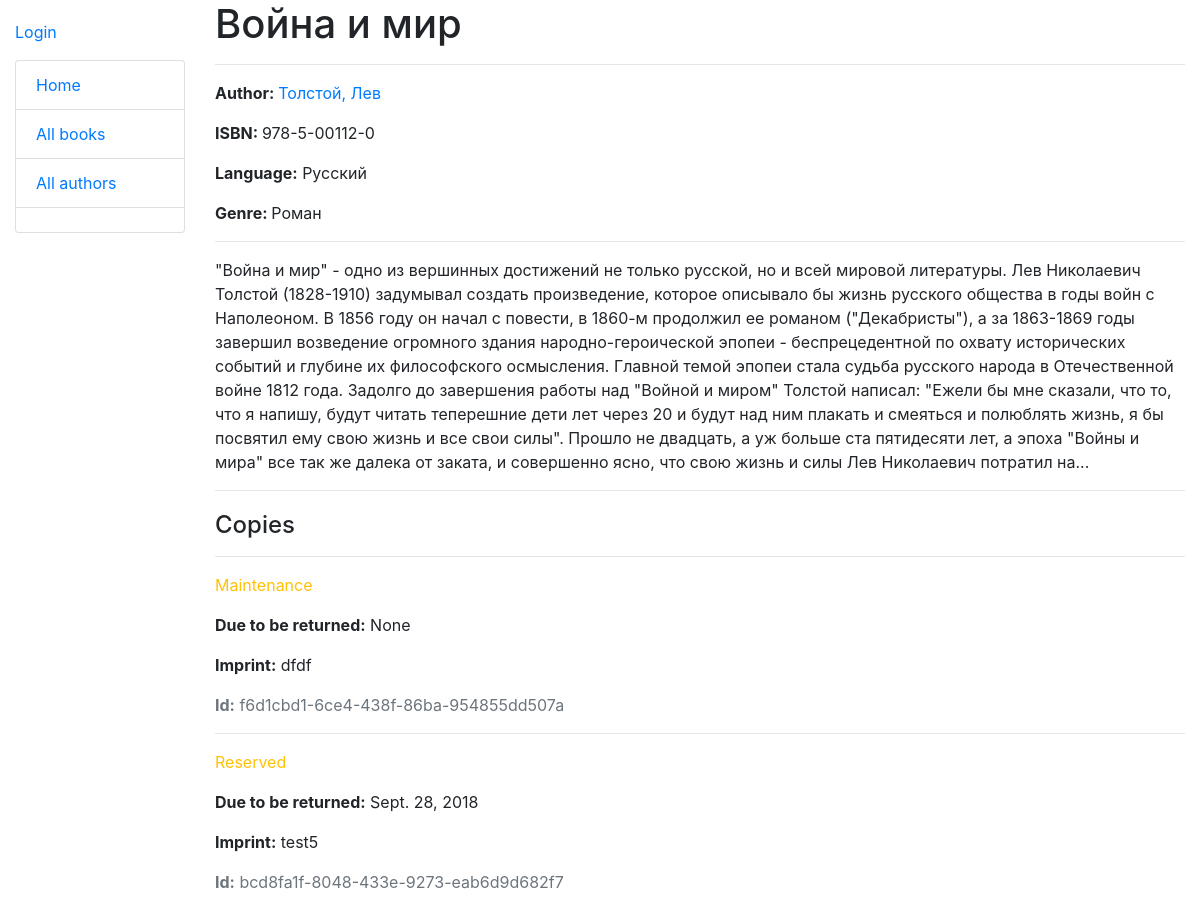
Page /catalog/book/6 on the earlier database version.
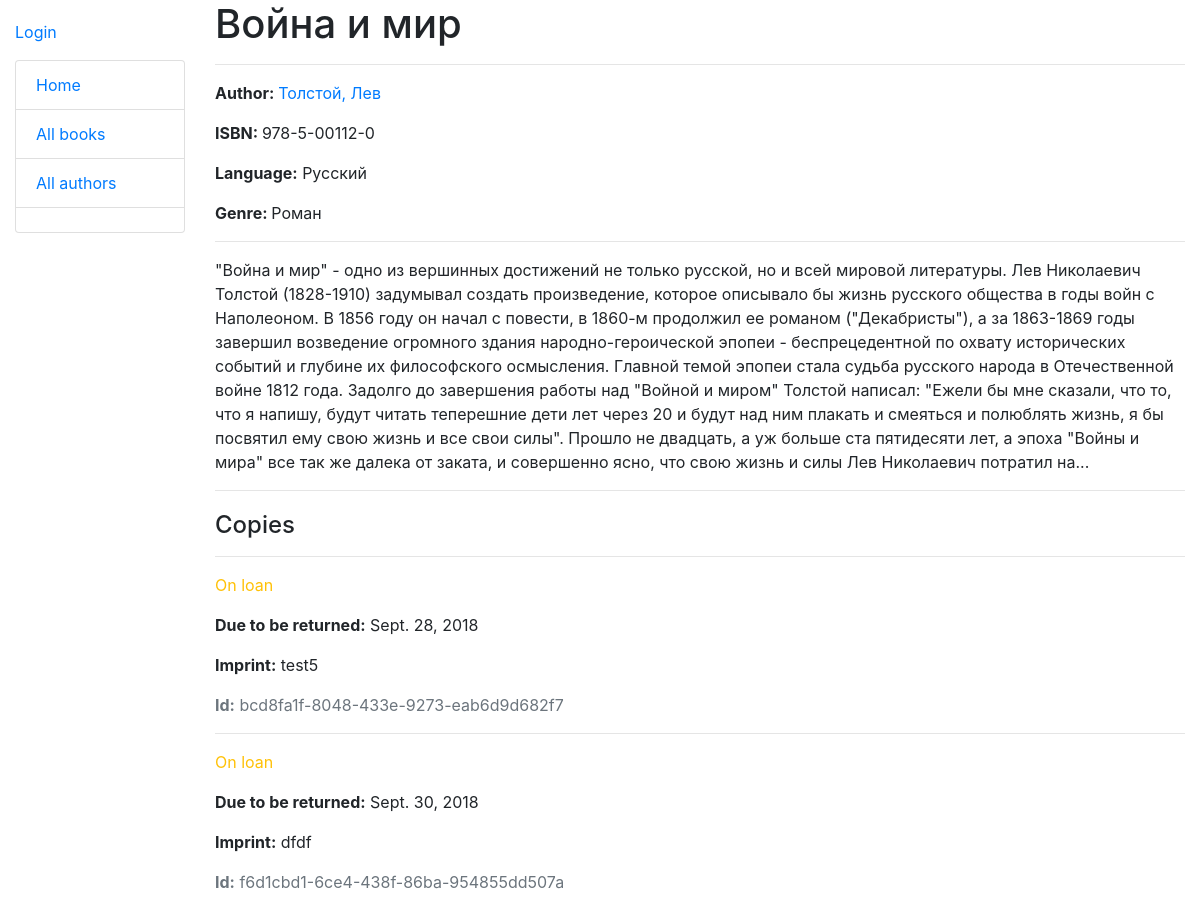
Same page on the later database version.
### catalog/models.py (models this page shows, shortened)
class BookInstance(models.Model):
    id = models.UUIDField(primary_key=True, default=uuid.uuid4, help_text="Unique ID for this particular book across whole library")
    book = models.ForeignKey('Book', on_delete=models.SET_NULL, null=True)
    imprint = models.CharField(max_length=200)
    due_back = models.DateField(null=True, blank=True)
    borrower = models.ForeignKey(User, on_delete=models.SET_NULL, null=True, blank=True)
    LOAN_STATUS = (
        ('m', 'Maintenance'),
        ('o', 'On loan'),
        ('a', 'Available'),
        ('r', 'Reserved')
    )
    status = models.CharField(max_length=1, choices=LOAN_STATUS, blank=True, default='m', help_text="Book availability")
    class Meta:
        ordering = ["due_back"]
        permissions = (
            ("can_mark_returned", "Set book as returned"),
        )

### catalog/views.py (the view)
# urls.py: url(r'^book/(?P<pk>\d+)$', views.BookDetailView.as_view(), name='book-detail'),
class BookDetailView(generic.DetailView):
    model = Book

### catalog/models.py (called while the page is built)
    def display_genre(self):
        return ', '.join([genre.name for genre in self.genre.all()[:3]])

    def __str__(self):
        return f'{self.last_name}, {self.first_name}'

    def __str__(self):
        return self.name

### catalog/templates/catalog/book_detail.html
{% extends "base_generic.html" %}
{% block content %}
    <h1>{{ book.title }}</h1>
    <hr>
    <p><strong>Author: </strong><a href="{% url 'author-detail' book.author.pk %}">{{ book.author }}</a></p>
    <p><strong>ISBN: </strong>{{ book.isbn }}</p>
    <p><strong>Language:</strong> {{ book.language }}</p>
    <p><strong>Genre: </strong>{{ book.display_genre }}</p>
    <hr>
    <p>{{ book.summary }}</p>
    <hr>
    <div style="margin-top:20px">
        <h4>Copies</h4>
        {% for copy in book.bookinstance_set.all %}
        <hr>
        <p class="
                {% if copy.status == 'a' %}
                    text-success
                {% elif copy.status == 'd' %}
                    text-danger
                {% else %}
                    text-warning
                {% endif %}"
        >{{ copy.get_status_display }}</p>
        {% if copy.status != 'a' %}
            <p><strong>Due to be returned:</strong> {{copy.due_back}}</p>
        {% endif %}
        <p><strong>Imprint:</strong> {{copy.imprint}}</p>
        <p class="text-muted"><strong>Id:</strong> {{copy.id}}</p>
        {% endfor %}
    </div>
{% endblock %}

Differences in the rows shown:
changed BookInstance "Sept. 28, 2018": status "Reserved" → "On loan"; moves up the list
changed BookInstance "dfdf": status "Maintenance" → "On loan"; due_back "None" → "Sept. 30, 2018"
